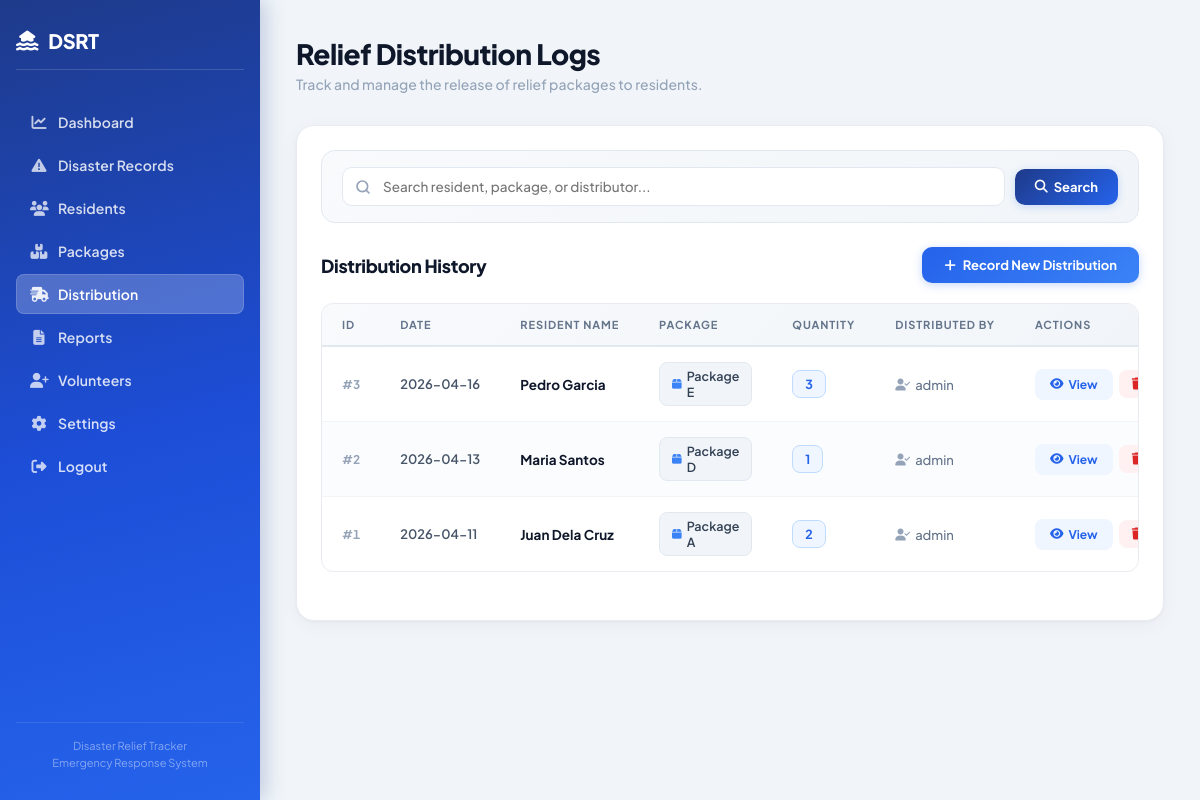
The app's page /pages/distribution.php (signed in) with its own data.
### tables this page shows
CREATE TABLE `distributions` (
  `distribution_id` int(11) NOT NULL,
  `resident_id` int(11) DEFAULT NULL,
  `package_id` int(11) DEFAULT NULL,
  `user_id` int(11) DEFAULT NULL,
  `quantity` int(11) NOT NULL,
  `date_distributed` date DEFAULT NULL,
  `created_at` datetime DEFAULT current_timestamp(),
  `updated_at` datetime DEFAULT current_timestamp() ON UPDATE current_timestamp()
);

CREATE TABLE `residents` (
  `resident_id` int(11) NOT NULL,
  `barangay_id` int(11) DEFAULT NULL,
  `name` varchar(100) NOT NULL,
  `age` int(11) DEFAULT NULL,
  `address` varchar(150) DEFAULT NULL,
  `contact` varchar(20) DEFAULT NULL,
  `created_at` datetime DEFAULT current_timestamp(),
  `updated_at` datetime DEFAULT current_timestamp() ON UPDATE current_timestamp()
);

CREATE TABLE `relief_packages` (
  `package_id` int(11) NOT NULL,
  `package_name` varchar(50) NOT NULL,
  `stock` int(11) NOT NULL,
  `description` text DEFAULT NULL
);

CREATE TABLE `users` (
  `user_id` int(11) NOT NULL,
  `username` varchar(50) NOT NULL,
  `email` varchar(100) NOT NULL,
  `password` varchar(255) NOT NULL,
  `role_id` int(11) NOT NULL DEFAULT 2
);

### classes/DistributionModel.php (called while the page is built, shortened)
<?php
class DistributionModel {
    private $conn;
    public function __construct($dbConnection) {
        $this->conn = $dbConnection;
    }
    public function getAllDistributions($search = '') {
        $query = "
            SELECT
                d.distribution_id,
                r.name AS resident_name,
                rp.package_name,
                u.username AS distributor_name,
                d.quantity,
                d.date_distributed,
                d.created_at
            FROM distributions d
            LEFT JOIN residents r ON d.resident_id = r.resident_id
            LEFT JOIN relief_packages rp ON d.package_id = rp.package_id
            LEFT JOIN users u ON d.user_id = u.user_id
            WHERE 1=1
        ";
        $params = [];
        $query .= " ORDER BY d.date_distributed DESC, d.distribution_id DESC";
        $stmt = $this->conn->prepare($query);
        $stmt->execute($params);
        return $stmt->fetchAll(PDO::FETCH_ASSOC);
    }
}
?>

### pages/distribution.php (the view, shortened to what this page needs)
<?php
require_once '../classes/DistributionModel.php';
$db = new Database();
$conn = $db->connect();
$distributionModel = new DistributionModel($conn);
$search = $_GET['search'] ?? '';
$distributions = $distributionModel->getAllDistributions($search);
?>
<!DOCTYPE html>
<html lang="en">
<head>
    <link rel="stylesheet" href="../style/dashboard.css">
    <link rel="stylesheet" href="../style/tables.css">
    <link rel="stylesheet" href="https://cdnjs.cloudflare.com/ajax/libs/font-awesome/6.5.1/css/all.min.css">
</head>
<body>
<?php $activePage = 'distribution'; $sidebarBase = ''; include '../includes/sidebar.php'; ?>
<div class="main">
    <div class="header">
        <h1>Relief Distribution Logs</h1>
        <p>Track and manage the release of relief packages to residents.</p>
    </div>
    <div class="table-container" style="margin-top: 2rem;">
        <form method="GET" action="distribution.php" class="filter-bar">
            <input type="text" name="search" placeholder="Search resident, package, or distributor..." value="<?php echo htmlspecialchars($search); ?>">
            <button type="submit" class="btn-filter"><i class="fa-solid fa-magnifying-glass"></i> Search</button>
        </form>
        <div class="table-header">
            <h2>Distribution History</h2>
            <?php if (isset($_SESSION['role_name']) && $_SESSION['role_name'] !== 'volunteer'): ?>
            <button onclick="document.getElementById('distModal').style.display='block'" class="btn-add">
                <i class="fa-solid fa-plus"></i> Record New Distribution
            </button>
            <?php endif; ?>
        </div>
        <div class="table-wrapper">
        <table>
            <thead>
            <tr>
                <th>ID</th>
                <th>Date</th>
                <th>Resident Name</th>
                <th>Package</th>
                <th>Quantity</th>
                <th>Distributed By</th>
                <th>Actions</th>
            </tr>
            </thead>
            <tbody id="distributionTableBody">
            <?php if (count($distributions) == 0): ?>
                <tr>
                    <td colspan="7">
                        <div class="table-empty">
                            <i class="fa-solid fa-truck-ramp-box"></i>
                            <p>No distribution logs recorded yet.</p>
                            <small>Use "Record New Distribution" to add your first entry.</small>
                        </div>
                    </td>
                </tr>
            <?php else: ?>
            <?php foreach ($distributions as $row): ?>
            <tr>
                <td class="cell-id">#<?php echo $row['distribution_id']; ?></td>
                <td class="date-cell"><?php echo htmlspecialchars($row['date_distributed']); ?></td>
                <td><strong><?php echo htmlspecialchars($row['resident_name'] ?? 'Unknown Resident'); ?></strong></td>
                <td>
                    <span class="package-pill">
                        <i class="fa-solid fa-box"></i>
                        <?php echo htmlspecialchars($row['package_name'] ?? 'Unknown Package'); ?>
                    </span>
                </td>
                <td><span class="qty-badge qty-blue"><?php echo htmlspecialchars($row['quantity']); ?></span></td>
                <td>
                    <span class="distributor-text">
                        <i class="fa-solid fa-user-check"></i>
                        <?php echo htmlspecialchars($row['distributor_name'] ?? 'System'); ?>
                    </span>
                </td>
                <td>
                    <div class="actions-cell">
                        <a href="../actions/view_distribution.php?id=<?php echo $row['distribution_id']; ?>" class="btn-table-view" title="View Details">
                            <i class="fa-solid fa-eye"></i> View
                        </a>
                        <?php if (isset($_SESSION['role_id']) && $_SESSION['role_id'] == 1): ?>
                        <form method="POST" onsubmit="return confirm('Are you sure you want to delete this distribution record?');" style="display: inline;">
                            <button type="submit" class="btn-table-delete" title="Delete Log">
                                <i class="fa-solid fa-trash"></i>
                            </button>
                        </form>
                        <?php endif; ?>
                    </div>
                </td>
            </tr>
            <?php endforeach; ?>
            <?php endif; ?>
            </tbody>
        </table>
        </div>
    </div>
</div>
</body>
</html>

### includes/sidebar.php
<?php
$sidebarBase = $sidebarBase ?? '';
$activePage  = $activePage  ?? '';
$isVolunteer = isset($_SESSION['role_name']) && $_SESSION['role_name'] === 'volunteer';
$isAdmin     = isset($_SESSION['role_id']) && $_SESSION['role_id'] == 1;
function sidebarActive(string $page, string $activePage): string {
    return $page === $activePage ? ' style="background-color: rgba(255, 255, 255, 0.2);"' : '';
}
?>
<div class="sidebar">
    <div>
        <h2><i class="fa-solid fa-house-flood-water"></i> DSRT</h2>
        <?php if (!$isVolunteer): ?>
        <a href="<?= $sidebarBase ?>dashboard.php"<?= sidebarActive('dashboard', $activePage) ?>>
            <i class="fa-solid fa-chart-line"></i> Dashboard
        </a>
        <?php endif; ?>
        <a href="<?= $sidebarBase ?>disasters.php"<?= sidebarActive('disasters', $activePage) ?>>
            <i class="fa-solid fa-triangle-exclamation"></i> Disaster Records
        </a>
        <?php if (!$isVolunteer): ?>
        <a href="<?= $sidebarBase ?>residents.php"<?= sidebarActive('residents', $activePage) ?>>
            <i class="fa-solid fa-users"></i> Residents
        </a>
        <?php endif; ?>
        <a href="<?= $sidebarBase ?>packages.php"<?= sidebarActive('packages', $activePage) ?>>
            <i class="fa-solid fa-boxes-stacked"></i> Packages
        </a>
        <a href="<?= $sidebarBase ?>distribution.php"<?= sidebarActive('distribution', $activePage) ?>>
            <i class="fa-solid fa-truck-fast"></i> Distribution
        </a>
        <?php if (!$isVolunteer): ?>
        <a href="<?= $sidebarBase ?>reports.php"<?= sidebarActive('reports', $activePage) ?>>
            <i class="fa-solid fa-file-lines"></i> Reports
        </a>
        <?php endif; ?>
        <?php if ($isAdmin): ?>
        <a href="<?= $sidebarBase ?>volunteers.php"<?= sidebarActive('volunteers', $activePage) ?>>
            <i class="fa-solid fa-user-plus"></i> Volunteers
        </a>
        <?php endif; ?>
        <a href="<?= $sidebarBase ?>settings.php"<?= sidebarActive('settings', $activePage) ?>>
            <i class="fa-solid fa-gear"></i> Settings
        </a>
        <a href="<?= $sidebarBase ?>logout.php" onclick="return confirm('Are you sure you want to log out?');">
            <i class="fa-solid fa-right-from-bracket"></i> Logout
        </a>
    </div>
    <div class="sidebar-footer">
        Disaster Relief Tracker<br>
        Emergency Response System
    </div>
</div>

### style/dashboard.css (style rules this page uses)
:root { --primary: #2563eb; --primary-dark: #1d4ed8; --primary-light: #eff6ff; --accent: #06b6d4; --success: #10b981; --warning: #f59e0b; --danger: #ef4444; --text-dark: #0f172a; --text-mid: #475569; --text-light: #94a3b8; --bg: #f1f5f9; --surface: #ffffff; --border: #e2e8f0; --shadow-sm: 0 1px 3px rgba(0,0,0,0.06), 0 1px 2px rgba(0,0,0,0.04); --shadow-md: 0 4px 16px rgba(0,0,0,0.07), 0 2px 6px rgba(0,0,0,0.04); --shadow-lg: 0 10px 30px rgba(0,0,0,0.1), 0 4px 10px rgba(0,0,0,0.05); --radius-sm: 8px; --radius-md: 14px; --radius-lg: 20px; }
* { margin: 0; padding: 0; box-sizing: border-box; font-family: 'Plus Jakarta Sans', sans-serif; }
body { background: var(--bg); display: flex; min-height: 100vh; color: var(--text-dark); }
.sidebar { width: 260px; background: linear-gradient(165deg, #1e3a8a 0%, #1d4ed8 55%, #2563eb 100%); color: white; padding: 28px 16px; box-shadow: 4px 0 20px rgba(30, 58, 138, 0.25); display: flex; flex-direction: column; justify-content: space-between; position: sticky; top: 0; height: 100vh; overflow-y: auto; }
.sidebar h2 { margin-bottom: 32px; font-size: 20px; font-weight: 800; letter-spacing: -0.3px; padding-bottom: 16px; border-bottom: 1px solid rgba(255,255,255,0.15); display: flex; align-items: center; gap: 10px; color: #fff; }
.sidebar a { display: flex; align-items: center; gap: 10px; color: rgba(255,255,255,0.82); text-decoration: none; margin: 3px 0; padding: 11px 14px; border-radius: var(--radius-sm); font-size: 14px; font-weight: 600; transition: all 0.2s ease; letter-spacing: 0.1px; }
.sidebar a i { width: 18px; text-align: center; font-size: 15px; opacity: 0.9; }
.sidebar a.active, .sidebar a[style*="rgba(255, 255, 255, 0.2)"] { background: rgba(255,255,255,0.22) !important; color: #fff !important; box-shadow: inset 0 0 0 1px rgba(255,255,255,0.15); }
.sidebar-footer { font-size: 11px; color: rgba(255,255,255,0.45); line-height: 1.6; border-top: 1px solid rgba(255,255,255,0.1); padding-top: 14px; margin-top: 10px; text-align: center; }
.main { flex: 1; padding: 36px; background: var(--bg); overflow-y: auto; }
.header { margin-bottom: 32px; }
.header h1 { font-size: 28px; font-weight: 800; color: var(--text-dark); letter-spacing: -0.5px; margin-bottom: 4px; }
.header p { color: var(--text-light); font-size: 14px; font-weight: 500; }

### records on screen
distributions: distribution_id "3", date_distributed "2026-04-16", resident.name "Pedro Garcia", package.package_name "Package E", quantity "3", user.username "admin"
distributions: distribution_id "2", date_distributed "2026-04-13", resident.name "Maria Santos", package.package_name "Package D", quantity "1", user.username "admin"
distributions: distribution_id "1", date_distributed "2026-04-11", resident.name "Juan Dela Cruz", package.package_name "Package A", quantity "2", user.username "admin"
